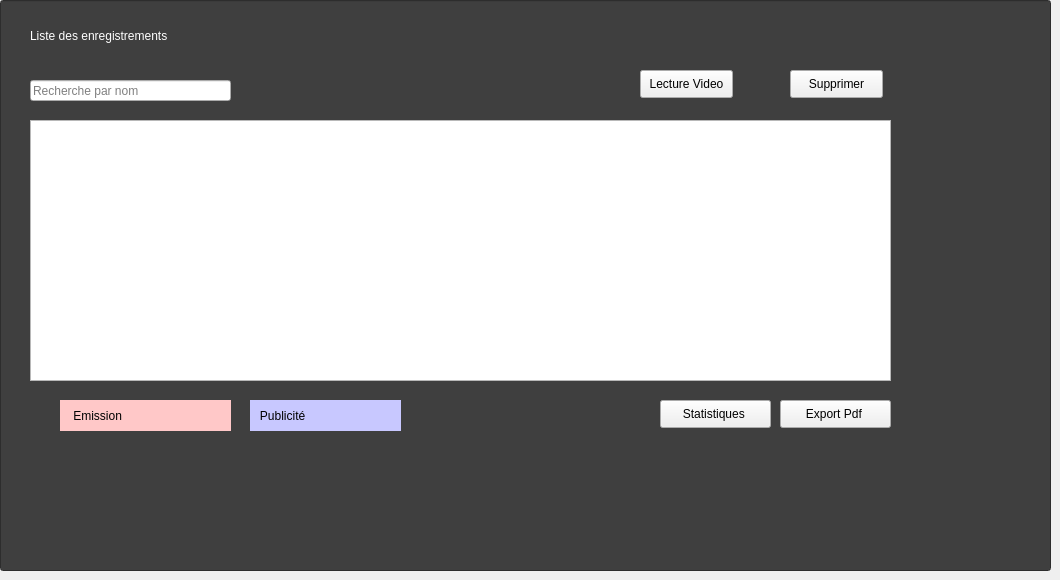
      <widget class="QWidget" name="tab_11">
       <attribute name="title">
        <string>Liste des enregistrements </string>
       </attribute>
       <widget class="QLineEdit" name="lineEdit_22">
        <property name="geometry">
         <rect>
          <x>0</x>
          <y>0</y>
          <width>1051</width>
          <height>571</height>
         </rect>
        </property>
        <property name="styleSheet">
         <string notr="true">background-color: rgb(63, 63, 63);</string>
        </property>
       </widget>
       <widget class="QTableView" name="tableView_enr">
        <property name="geometry">
         <rect>
          <x>30</x>
          <y>120</y>
          <width>861</width>
          <height>261</height>
         </rect>
        </property>
       </widget>
       <widget class="QLabel" name="label_87">
        <property name="geometry">
         <rect>
          <x>250</x>
          <y>400</y>
          <width>151</width>
          <height>31</height>
         </rect>
        </property>
        <property name="styleSheet">
         <string notr="true">color:rgb(0, 0, 0);
font: 16pt &quot;MS Shell Dlg 2&quot;;
background-color:rgb(200, 200, 255);</string>
        </property>
        <property name="text">
         <string>   Publicité</string>
        </property>
       </widget>
       <widget class="QLineEdit" name="lineEdit_idrecheng">
        <property name="geometry">
         <rect>
          <x>30</x>
          <y>80</y>
          <width>201</width>
          <height>21</height>
         </rect>
        </property>
        <property name="placeholderText">
         <string>Recherche par nom</string>
        </property>
       </widget>
       <widget class="QPushButton" name="pushButton_exportpdf">
        <property name="geometry">
         <rect>
          <x>780</x>
          <y>400</y>
          <width>111</width>
          <height>28</height>
         </rect>
        </property>
        <property name="text">
         <string>Export Pdf </string>
        </property>
       </widget>
       <widget class="QLabel" name="label_322">
        <property name="geometry">
         <rect>
          <x>30</x>
          <y>10</y>
          <width>541</width>
          <height>51</height>
         </rect>
        </property>
        <property name="styleSheet">
         <string notr="true">font: 25pt &quot;MS Shell Dlg 2&quot;;
color:rgb(255, 255, 255)</string>
        </property>
        <property name="text">
         <string>Liste des enregistrements </string>
        </property>
       </widget>
       <widget class="QPushButton" name="pushButton_lecEnr">
        <property name="geometry">
         <rect>
          <x>640</x>
          <y>70</y>
          <width>93</width>
          <height>28</height>
         </rect>
        </property>
        <property name="text">
         <string>Lecture Video</string>
        </property>
       </widget>
       <widget class="QLabel" name="label_84">
        <property name="geometry">
         <rect>
          <x>60</x>
          <y>400</y>
          <width>171</width>
          <height>31</height>
         </rect>
        </property>
        <property name="styleSheet">
         <string notr="true">color:rgb(0, 0, 0);
font: 16pt &quot;MS Shell Dlg 2&quot;;
background-color:rgb(255, 200, 200);</string>
        </property>
        <property name="text">
         <string>    Emission</string>
        </property>
       </widget>
       <widget class="QPushButton" name="pushButton_statistiqueenr">
        <property name="geometry">
         <rect>
          <x>660</x>
          <y>400</y>
          <width>111</width>
          <height>28</height>
         </rect>
        </property>
        <property name="text">
         <string>Statistiques </string>
        </property>
       </widget>
       <widget class="QPushButton" name="pushButton_supenr">
        <property name="geometry">
         <rect>
          <x>790</x>
          <y>70</y>
          <width>93</width>
          <height>28</height>
         </rect>
        </property>
        <property name="text">
         <string>Supprimer</string>
        </property>
       </widget>
      </widget>
